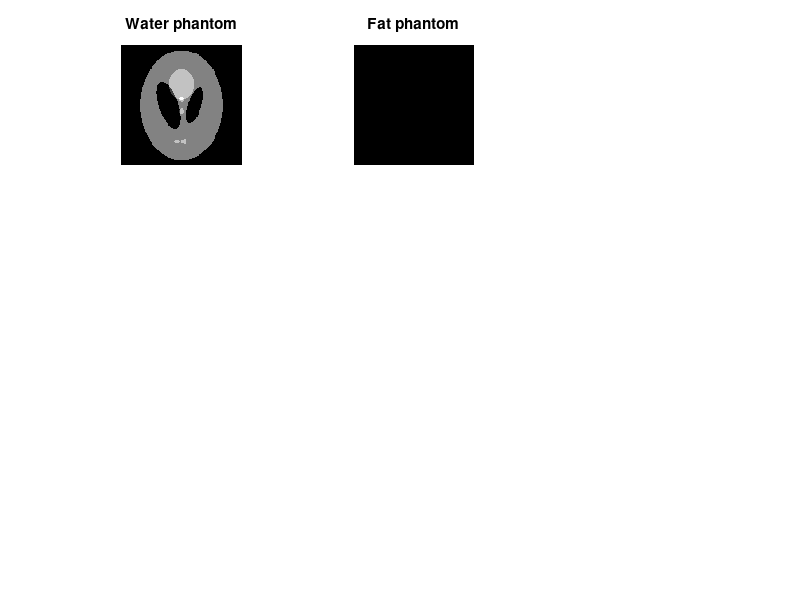

Write MATLAB code to recreate this figure. (Note: this script raises an error after producing the figure.)
%% Investigate the idea of dynamic single point imaging with regularized reconstruction for inherent distortion free MRI
% Inherent distortion free mri with accelerated single point imaging and regularized reconstruction
% possible names:
% spicy
% spike
% spinach
% spiro

% Assumptions:
% 1) No T1/T2 decay
% 2) Single receiver work
% 3) Initial image = 100% real-valued
clear all;close all;clc;figure
addpath(genpath(cd))
addpath(genpath('/nfs/rtsan02/userdata/home/tbruijne/Documents/MATLAB/MReconUMC/MReconUMC/MReconUMC_V5/Packages/utils'))
addpath(genpath('/home/tbruijne/Documents/MATLAB/MReconUMC/MReconUMC/MReconUMC_V5/Standalone/Fessler_nufft/'))

woff_fat=0; % Hz
%% Phantom + field generation
N=128;

% Water layer phantom
x_w=phantom(N);

% Fat layer phantom
x_f=zeros(size(x_w));
x_f(x_w==1)=0; % fat fraction
x_w(x_w==1)=.2;
subplot(331);imshow(x_w,[]);title('Water phantom')
subplot(332);imshow(x_f,[]);title('Fat phantom')

% B0cp=ceil(nsamples/2);

w_max=1; % 100 Hz
B0=rot90(w_max*normalise(generate_b0(1,N)),1);
subplot(333);imshow(B0,[]);colormap(gca, jet);title('B0');

%% Sequence settings
SQ.TE=1.4E-03;
SQ.ADC_duration=.1E-03;
SQ.ADC_dt=SQ.ADC_duration/(N);
fat_phi=@(tau,woff)(sin((woff_fat+woff).*tau));
water_phi=@(tau,woff)(sin(woff.*tau));

%% Standard Cartesian acquisition
k=zeros(N,N);
for fe=1:N
    % Apply phase ramping due to off res + chem shift
    x=exp(-1j*2*pi*fat_phi(SQ.TE+(fe-1)*SQ.ADC_dt,B0)).*x_f+...
        exp(-1j*2*pi*water_phi(SQ.TE+(fe-1)*SQ.ADC_dt,B0)).*x_w;
    
    % Sample a complete phase-encode line (say TE)
    X=ifftshift(fft2(fftshift(x)));
    k(fe,:)=X(fe,:);
end

x_recon=ifftshift(ifft2(fftshift(k)));
subplot(334);imshow(abs(x_recon),[]);title('Geometrically distorted')

%% Proposed method
% Assume I take 33 samples across the ADC --> 33 2D images
% Also assume that I take N readouts
nsamples=2*N;
k=zeros(nsamples,N);

% Compute Golden angle radial trajectory with N readouts
% First compute the radial angles
d_angle=pi/((1+sqrt(5))/2);angles=0:d_angle:d_angle*(N-1);

% Now compute all the sample points that I want!
kx=linspace(0,nsamples-1,nsamples)'-(nsamples-1)/2;

% Modulate the phase of all the successive spokes
for l=1:N
    k(:,l)=kx*exp(-1j*angles(l));
end

% Normalise
k=.5*k/max(abs(k(:)));
cp=ceil(nsamples/2);

% For every adc point select the adequate k-pos and store --> Still
% requires a lot of effort
k_ref=size(nsamples,N);

for ns=1:nsamples
    for s_itl=1:N    
        idx=cp+s_itl;
        while idx > nsamples
            idx=idx-cp-1;
        end
        
        proj=s_itl+ns-1;
        while proj>N
            proj=proj-N;
        end
        k_ref(ns,s_itl)=k(idx,proj);
        
        %scatter(real(k(idx,proj)),imag(k(idx,proj)));hold on;pause(1);axis([-.5 .5 -.5 .5])
    end
end

% Estimate density function
%for ns=1:nsamples;dcf(ns,:)=sdc3_MAT(cat(1,real(k(ns,:)),imag(k(ns,:)),zeros(size(k(ns,:)))),25,N,0);end
dcf=sdc3_MAT(cat(1,real(k(:)),imag(k(:)),zeros(size(k(:)))),25,N,0);
%dcf=abs(k);dcf(cp,:)=1/nsamples;

% Precreate Cartesian mesh for interpolation
cxy=linspace(-.5,.5,round(N)+1);cxy(end)=[];
[KX,KY]=meshgrid(cxy,cxy);

% Perform k-space sampling
kdata=zeros(size(k_ref));
for fe=1:nsamples
    % Apply phase ramping due to off res + chem shift
    x=exp(-1j*2*pi*fat_phi(SQ.TE+(fe-1)*SQ.ADC_dt,B0)).*x_f+...
        exp(-1j*2*pi*water_phi(SQ.TE+(fe-1)*SQ.ADC_dt,B0)).*x_w;
    x=x_w;
    % Sample a complete phase-encode line (say TE)
    X=ifftshift(fft2(fftshift(x)));
    
    % Interpolation
    kdata(fe,:)=interp2(KX,KY,X,imag(k(fe,:)),real(k(fe,:)),'spline');
end

% Fourier transform
for ns=1:1
    om=[real(k(:)) imag(k(:))]*2*pi;
    F=nufft_init(om,[N N],[5 5],2*[N N],.5*[N N]);
    recon(:,:,ns)=nufft_adj(matrix_to_vec(dcf(:).*kdata(:)),F)/sqrt(N^2);
end

figure,imshow(abs(recon),[])

